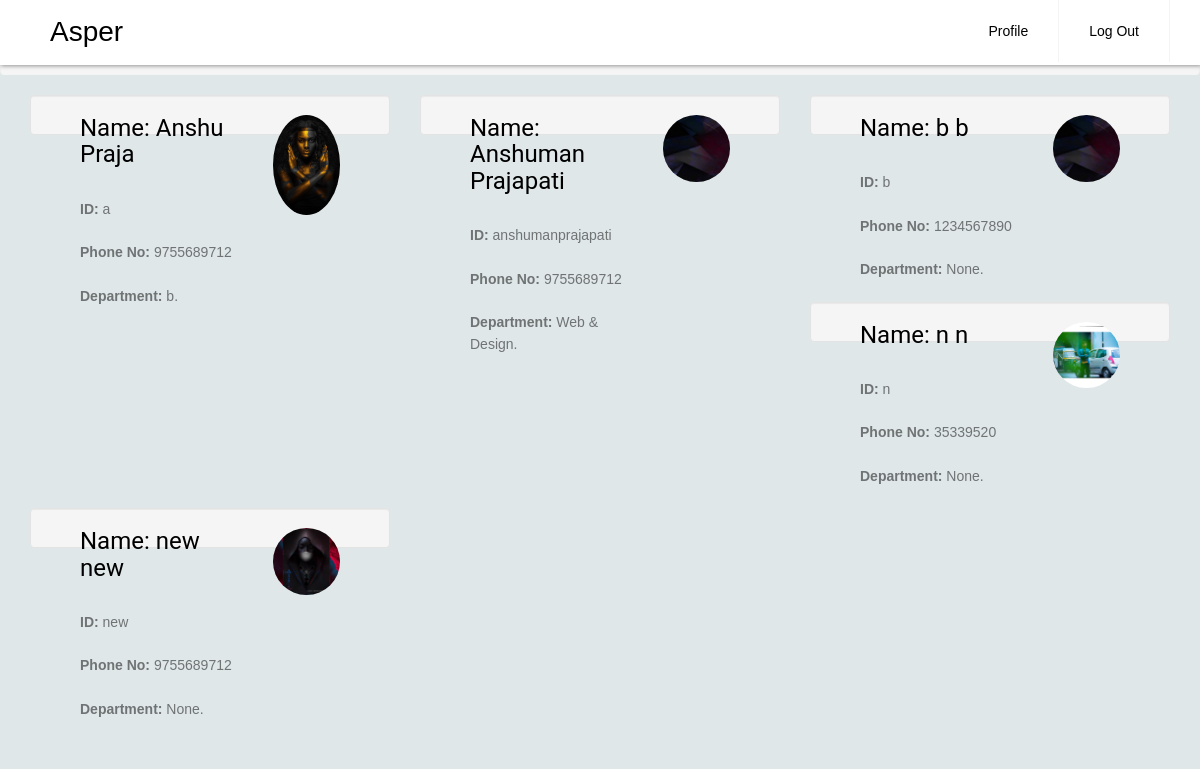
Page /profiles/ (signed in) on the committed database.
### asper/models.py (models this page shows, shortened)
class UserDetail(models.Model):
    usr = models.ForeignKey(User,on_delete=models.CASCADE,null=True)
    image = models.FileField(null=True)
    phone = models.TextField(max_length=10, null=True)
    dept = models.TextField(max_length=20, null=True)

### asper/views.py (the view)
# urls.py: path('profiles/', AllProfile, name='AllProfiles'),
def AllProfile(request):
    adata= UserDetail.objects.filter(usr=request.user).first()
    udata = UserDetail.objects.all()
    return render(request, 'all_profile.html', {'udata':udata, 'adata':adata})

### asper/templates/all_profile.html (shortened to what this page needs)
{% load static %}
<!DOCTYPE html>
<html lang="en">
<head>
    <link href="https://netdna.bootstrapcdn.com/bootstrap/3.2.0/css/bootstrap.min.css" rel="stylesheet" id="bootstrap-css">
    <link href="{% static 'css/profile.css' %}" rel="stylesheet">
    <link href="{% static 'css/index.css' %}" rel="stylesheet">
    <link href="https://netdna.bootstrapcdn.com/font-awesome/4.0.3/css/font-awesome.min.css" rel="stylesheet">
</head>
</head>
<body>
 <header class="header">
						<div class="container">
					  <a href="{% url 'Index' %}" class="logo">Asper</a>
					  <ul class="menu">
                              {% if request.user.is_authenticated %}
                                <li><a href="{% url 'Profile' %}">Profile</a></li>
                              <li><a href="{% url 'logout' %}">Log Out</a></li>
                              {% endif %}
		</ul>
	</div>
</header>
            <div class="container">
                      <div class="row">{% for user in udata %}
                        <div class="col-md-4">
                           <div class="well profile">
                                <div class="col-sm-12">
                                    <div class="col-xs-12 col-sm-8">
                                        <h3>Name: {{ user.usr.first_name }} {{ user.usr.last_name }} </h3>
                                        <p><strong> ID:</strong>  {{ user.usr.username }} </p>
                                        <p><strong>Phone No: </strong> {{ user.phone }}  </p>
                                        <p><strong>Department: </strong> {{ user.dept }}. </p>
                                    </div>
                                    <div class="col-xs-12 col-sm-4 text-center">
                                        <figure>
                                            <img src="{{ user.image.url }}" alt="NO IMAGE" class="img-circle img-responsive">
                                        </figure>
                                    </div>
                                </div>
                           </div>
                        </div>{% endfor %}
                      </div>
                    </div>
</body>
</html>

### asper/static/css/profile.css (style rules this page uses)
body { font-family: "Roboto", Arial, sans-serif; font-weight: 300; font-size: 14px; line-height: 1.6; color: rgba(0, 0, 0, 0.5); background: whitesmoke; }
a { color: #228896; -webkit-transition: 0.5s; -o-transition: 0.5s; transition: 0.5s; }
p { margin-bottom: 1.5em; }
h1, h2, h3, h4, h5, h6 { color: #000; font-family: "Roboto", Arial, sans-serif; font-weight: 400; margin: 0 0 30px 0; }
figure { margin-bottom: 2.5em; float: left; width: 100%; }
img { border-radius: 50%; }

### asper/static/css/index.css (style rules this page uses)
html { scroll-behavior: smooth; }
* { -webkit-box-sizing: border-box; box-sizing: border-box; }
body { font-family: Arial, Helvetica, "Liberation Sans", FreeSans, sans-serif; margin:0; padding:0; border-width:0; background: #dfe7e9; }
a { color: #ffffff; }
.header a { color: #000; }
.header { background-color: #fff; box-shadow: 1px 1px 4px 0 rgba(0,0,0,.4); position: fixed; width: 100%; z-index: 3; }
.header ul { margin: 0; padding: 0; list-style: none; overflow: hidden; background-color: #fff; }
.header li a { display: block; padding: 20px 20px; border-right: 1px solid #f4f4f4; text-decoration: none; }
.header .logo { display: block; float: left; font-size: 2em; padding: 10px 20px; text-decoration: none; }
.header .menu { clear: both; max-height: 0; transition: max-height .2s ease-out; }
@media (min-width: 48em) { .header li { float: left; } }
@media (min-width: 48em) { .header li a { padding: 20px 30px; } }
@media (min-width: 48em) { .header .menu { clear: none; float: right; max-height: none; } }

### rows in the picture
UserDetail: usr.first_name "Anshu", usr.last_name "Praja", usr.username "a", phone "9755689712", dept "b", image (picture)
UserDetail: usr.first_name "Anshuman", usr.last_name "Prajapati", usr.username "anshumanprajapati", phone "9755689712", dept "Web & Design", image (picture)
UserDetail: usr.first_name "b", usr.last_name "b", usr.username "b", phone "1234567890", dept "None", image (picture)
UserDetail: usr.first_name "n", usr.last_name "n", usr.username "n", phone "35339520", dept "None", image (picture)
UserDetail: usr.first_name "new", usr.last_name "new", usr.username "new", phone "9755689712", dept "None", image (picture)
